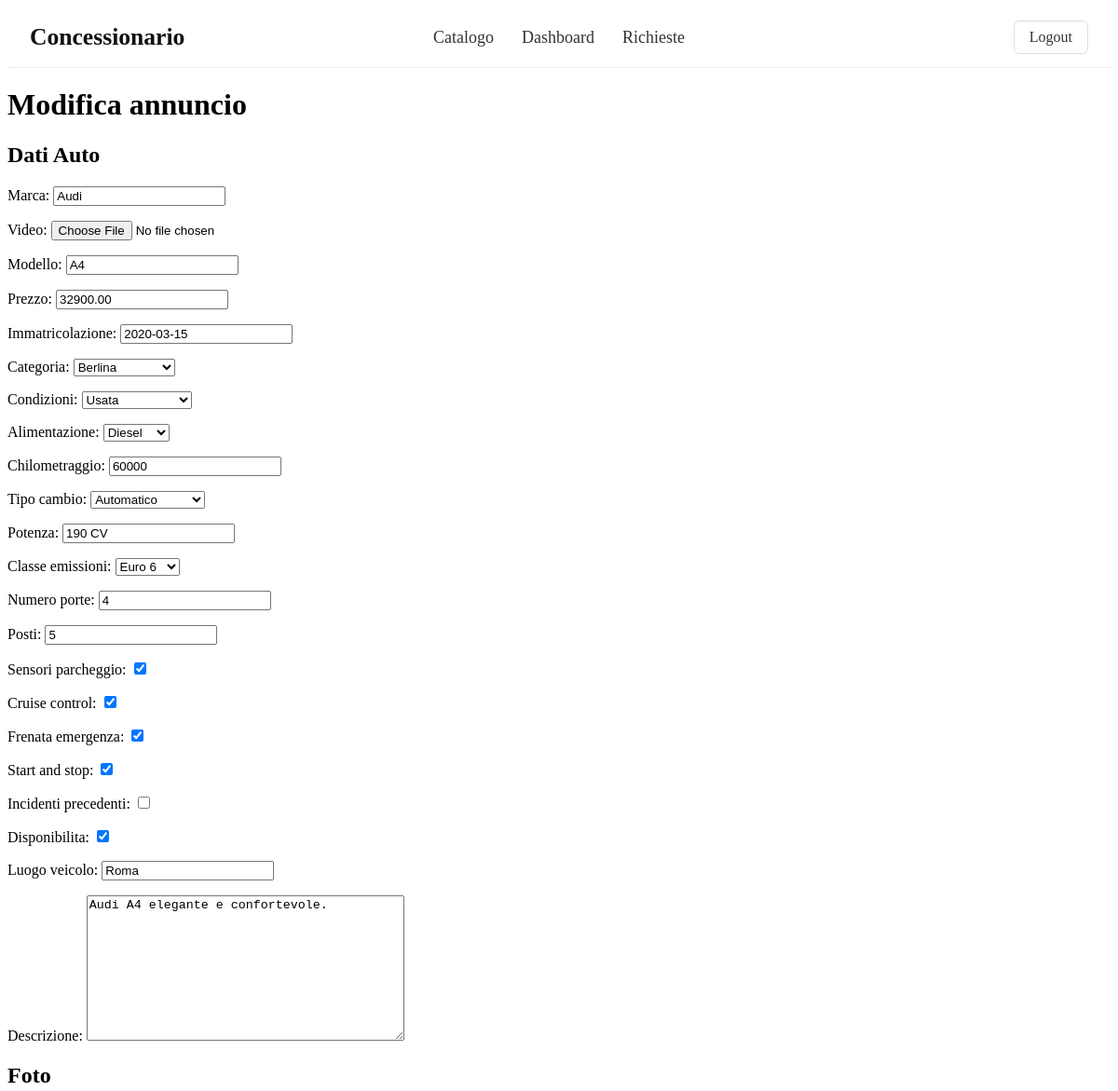
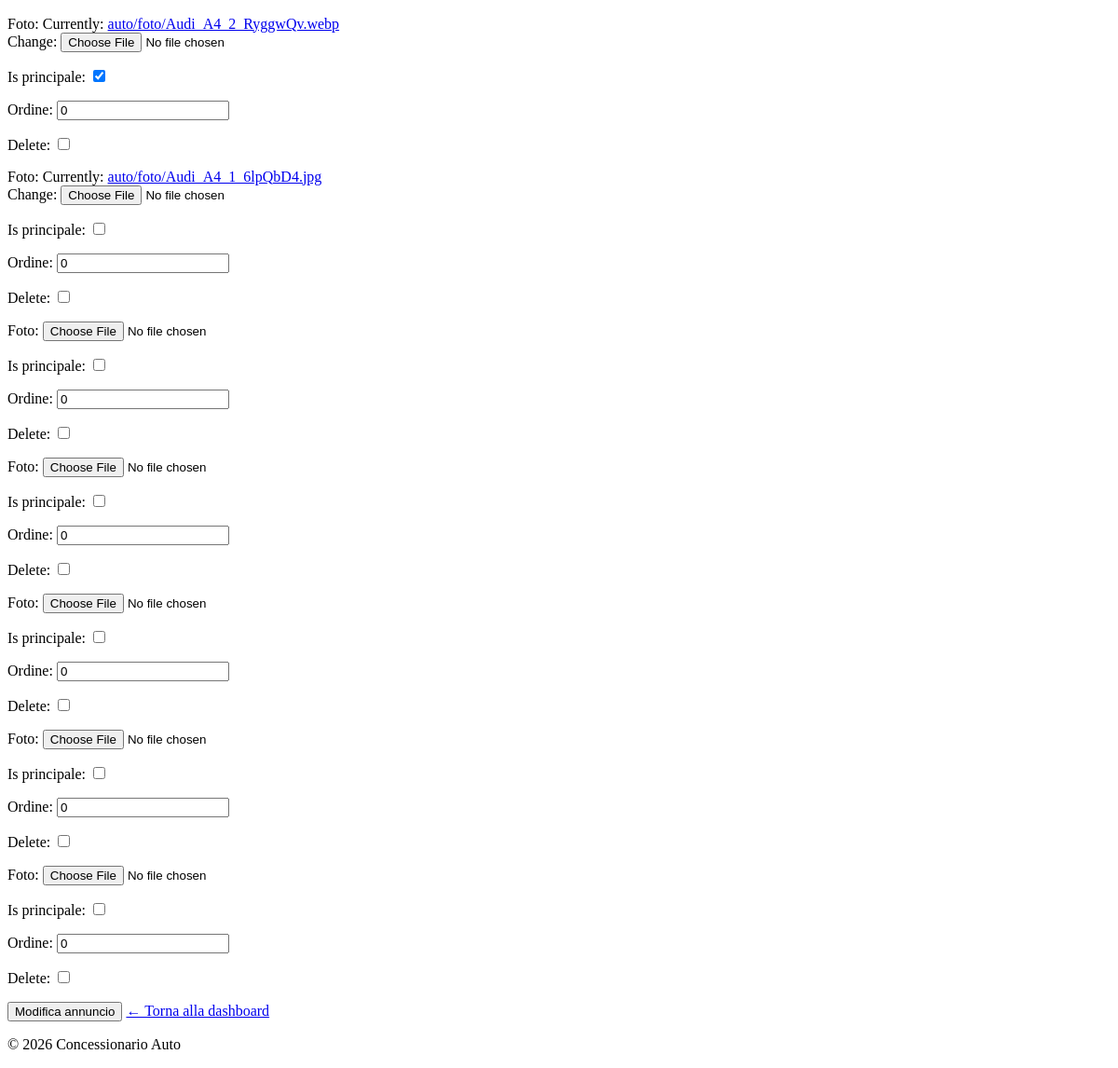
Screenshot of /15/modifica_annuncio/ (signed in) with the database file from the repository (2 pictures, top to bottom).
### concessionario_app/models.py (models this page shows, shortened)
class Auto(models.Model):
    marca = models.CharField(max_length=50)
    video = models.FileField(upload_to='auto/video/', blank=True, null=True)
    modello = models.CharField(max_length=50)
    prezzo = models.DecimalField(max_digits=10, decimal_places=2, validators=[MinValueValidator(0)])
    immatricolazione = models.DateField()
    categoria = models.CharField(max_length=20, choices=CATEGORIA_CHOICES)
    condizioni = models.CharField(max_length=5, choices=CONDIZIONI_CHOICES)
    alimentazione = models.CharField(max_length=9, choices=ALIMENTAZIONE_CHOICES)
    chilometraggio = models.IntegerField()
    tipo_cambio = models.CharField(max_length=15, choices=CAMBIO_CHOICES)
    potenza = models.CharField(max_length=50)
    classe_emissioni = models.CharField(max_length=6, choices=EMISSIONI_CHOICES)
    numero_porte = models.IntegerField()
    posti = models.IntegerField()
    sensori_parcheggio = models.BooleanField(default=False)
    cruise_control = models.BooleanField(default=False)
    frenata_emergenza = models.BooleanField(default=False)
    start_and_stop = models.BooleanField(default=False)
    incidenti_precedenti = models.BooleanField(default=False)
    disponibilita = models.BooleanField(default=True)
    luogo_veicolo = models.CharField(max_length=50)
    descrizione = models.TextField()
    created_at = models.DateField(auto_now_add=True)
    created_by = models.ForeignKey(Venditore, on_delete=models.CASCADE)

### concessionario_app/views.py (the view)
# urls.py: path('<int:pk>/modifica_annuncio/', views.modifica_annuncio, name='modifica_annuncio'),
@login_required(login_url='/accounts/login/')
def modifica_annuncio(request, pk):
    if not hasattr(request.user, 'venditore'):
        messages.error(request, "Solo i venditori possono accedere a questa sezione.")
        return redirect('catalogo')
    auto = get_object_or_404(Auto, pk=pk)
    if request.method == 'POST':
        form = AutoForm(request.POST, request.FILES, instance=auto)
        formset = FotoAutoFormSet(request.POST, request.FILES, instance=auto)
        if form.is_valid() and formset.is_valid():
            form.save()
            formset.save()
            messages.success(request, "Annuncio modificato!")
            return redirect('dashboard_vendite')
    else:
        form = AutoForm(instance=auto)
        formset = FotoAutoFormSet(instance=auto)
    return render(request, 'concessionario_app/modifica_annuncio.html', {'form': form, 'formset': formset})

### concessionario_app/forms.py
class AutoForm(forms.ModelForm):
    class Meta:
        model = Auto
        fields = '__all__'
        exclude = ['created_by', 'created_at']

### concessionario_app/templates/concessionario_app/modifica_annuncio.html (shortened to what this page needs)
{% extends "base.html" %}
{% block content %}
    <h1>Modifica annuncio</h1>
    <form method="post" enctype="multipart/form-data">
      <h2>Dati Auto</h2>
      {{form.as_p}}
      <h2>Foto</h2>
      {% for form_foto in formset %}
        <div class="foto-form">
          {{ form_foto.as_p }}
        </div>
      {% endfor %}
      <button type="submit">Modifica annuncio</button>
      <a href="{% url 'dashboard_vendite' %}">← Torna alla dashboard</a>
    </form>
{% endblock %}

### rows the page displays
Auto: marca "Audi", modello "A4", prezzo "32900.00", immatricolazione "2020-03-15", categoria "Berlina", condizioni "Usata", alimentazione "Diesel", chilometraggio "60000", tipo_cambio "Automatico", potenza "190 CV", classe_emissioni "Euro 6", numero_porte "4", posti "5", sensori_parcheggio "☑", cruise_control "☑", frenata_emergenza "☑", start_and_stop "☑", disponibilita "☑", luogo_veicolo "Roma", descrizione "Audi A4 elegante e confortevole."
